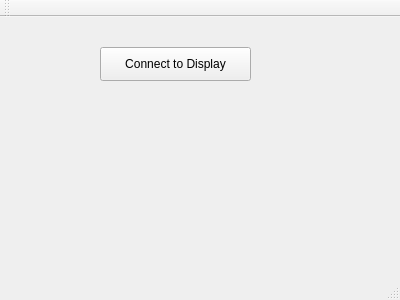
<?xml version="1.0" encoding="UTF-8"?>
<ui version="4.0">
 <class>MainWindow</class>
 <widget class="QMainWindow" name="MainWindow">
  <property name="geometry">
   <rect>
    <x>0</x>
    <y>0</y>
    <width>400</width>
    <height>300</height>
   </rect>
  </property>
  <property name="windowTitle">
   <string>MainWindow</string>
  </property>
  <widget class="QWidget" name="centralWidget">
   <widget class="QPushButton" name="pushButtonConnectToDisplay">
    <property name="geometry">
     <rect>
      <x>100</x>
      <y>30</y>
      <width>151</width>
      <height>34</height>
     </rect>
    </property>
    <property name="text">
     <string>Connect to Display</string>
    </property>
   </widget>
  </widget>
  <widget class="QMenuBar" name="menuBar">
   <property name="geometry">
    <rect>
     <x>0</x>
     <y>0</y>
     <width>400</width>
     <height>30</height>
    </rect>
   </property>
  </widget>
  <widget class="QToolBar" name="mainToolBar">
   <attribute name="toolBarArea">
    <enum>TopToolBarArea</enum>
   </attribute>
   <attribute name="toolBarBreak">
    <bool>false</bool>
   </attribute>
  </widget>
  <widget class="QStatusBar" name="statusBar"/>
 </widget>
 <layoutdefault spacing="6" margin="11"/>
 <resources/>
 <connections/>
</ui>
